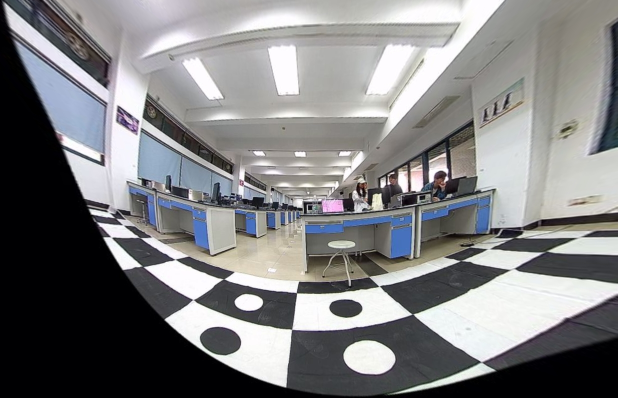
#> input picture images/front_left.jpg, 1235 x 796 px, given in place of ship.jpg, which was not available (shown at 1/2 size)
$ python run_get_weight_matrices.py
#> lines starting #> are read from the running program, lines starting #| are printed output that depends on the picture
### surround_view/param_settings.py
import os
import cv2


# 四路运行时名称
# 当前实时拼接流程仍然按四路工作：front / back / left / right
camera_names = ["front", "back", "left", "right"]

# 六路命名主要用于标定或扩展准备
# 当前仓库里可以看到 front_left / front_right 的预留配置
# 但 run_live_demo.py 这条主链路仍然是四路拼接
camera_names_6 = ["front", "front_left", "front_right", "left", "right", "back"]
all_camera_names = list(dict.fromkeys(camera_names + camera_names_6))

# --------------------------------------------------------------------
# 鸟瞰图相对于标定区域额外向外看的范围
# 单位按当前项目约定使用 cm
shift_w = 300
shift_h = 300

# 标定区域与目标本体之间的内侧间隔
inn_shift_w = 0
inn_shift_h = 0

# 标定区域尺寸
# 当前参数已经明显偏向你的项目场景，而不是原始仓库里的车辆尺寸
calibration_w = 450
calibration_h = 700

# 中间遮挡区域尺寸
# 这里命名成 boat，说明这份参数配置很可能已经被改造给船舶或平台类目标使用
boat_w = 210
boat_h = 400

# 最终鸟瞰图总宽高
total_w = calibration_w + 2 * shift_w
total_h = calibration_h + 2 * shift_h

# 中间主体占据区域的矩形边界
# 这块区域通常会被一张 top-view 图片覆盖
xl = shift_w + (calibration_w - boat_w) // 2 + inn_shift_w
xr = total_w - xl
yt = shift_h + (calibration_h - boat_h) // 2 + inn_shift_h
yb = total_h - yt
# --------------------------------------------------------------------

# 每一路相机投影后的输出大小
# front / back 的输出是横向区域
# left / right 的输出在经过 transpose 之前是纵向区域
project_shapes = {
    "front": (total_w, yt),
    "front_left": (total_w, yt),
    "front_right": (total_w, yt),
    "back":  (total_w, yt),
    "left":  (total_h, xl),
    "right": (total_h, xl)
}

# 手动标定投影矩阵时，四个目标点在鸟瞰图中的像素坐标
# 运行 run_get_projection_maps.py 时，需要按同样顺序点击原图上的四个对应点
project_keypoints = {
    "front": [(shift_w + 90, shift_h),
              (shift_w + 360, shift_h),
              (shift_w + 90, shift_h + 160),
              (shift_w + 360, shift_h + 160)],

    # 六路版本的初始模板点
    # 实际使用时应根据你的标定布和画面内容重新微调
    "front_left": [(shift_w + 20, shift_h + 20),
                   (shift_w + 250, shift_h + 20),
                   (shift_w + 80, shift_h + 220),
                   (shift_w + 320, shift_h + 220)],

    "front_right": [(shift_w + 200, shift_h + 20),
                    (shift_w + calibration_w - 20, shift_h + 20),
                    (shift_w + 130, shift_h + 220),
                    (shift_w + calibration_w - 80, shift_h + 220)],

    "back":  [(shift_w + 90, shift_h),
              (shift_w + 360, shift_h),
              (shift_w + 90, shift_h + 160),
              (shift_w + 360, shift_h + 160)],

    "left":  [(shift_h + 220, shift_w),
              (shift_h + 740, shift_w),
              (shift_h + 220, shift_w + 160),
              (shift_h + 740, shift_w + 160)],

    "right": [(shift_h + 140, shift_w),
              (shift_h + 660, shift_w),
              (shift_h + 140, shift_w + 160),
              (shift_h + 660, shift_w + 160)]
}

# 中间覆盖图（使用项目当前 ship 图标）
# 变量名沿用 car_image 仅为兼容现有调用代码
car_image_path = os.path.join(os.getcwd(), "images", "ship.jpg")
car_image = cv2.imread(car_image_path)
#> car_image is the input picture: shape (796, 1235, 3); mean B, G, R 128.3, 127.1, 127
if car_image is None:
    raise FileNotFoundError("Cannot find center overlay image: {}".format(car_image_path))
car_image = cv2.resize(car_image, (xr - xl, yb - yt))
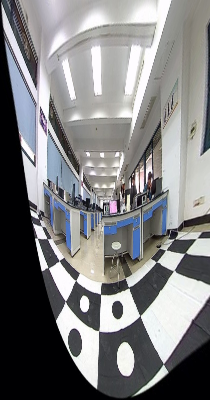
#> car_image: shape (400, 210, 3); mean B, G, R 128.2, 127.1, 126.9

### run_get_weight_matrices.py
import os
import numpy as np
import cv2
from PIL import Image
from surround_view import FisheyeCameraModel, display_image, BirdView
import surround_view.param_settings as settings


def resolve_image_file(base_dir, camera_name):
#> called with base_dir = 'images', camera_name = 'front'
    exts = (".png", ".jpg", ".jpeg")
    for ext in exts:
        image_file = os.path.join(base_dir, camera_name + ext)
        if os.path.isfile(image_file):
            return image_file
    tried = ", ".join([camera_name + ext for ext in exts])
    raise FileNotFoundError(
        "Cannot find image for camera '{}'. Tried: {}".format(camera_name, tried)
    )


def main():
    import argparse
    parser = argparse.ArgumentParser()
    parser.add_argument("--already_undistorted", action="store_true",
                        help="set true if input images are already undistorted")
    parser.add_argument("--no_preview", action="store_true",
                        help="save weights/masks without opening preview window")
    args = parser.parse_args()

    names = settings.camera_names

    # 读取多路相机对应的原始图像和 yaml 参数
    images_dir = os.path.join(os.getcwd(), "images")
    images = [resolve_image_file(images_dir, name) for name in names]
    yamls = [os.path.join(os.getcwd(), "yaml", name + ".yaml") for name in names]
    camera_models = [FisheyeCameraModel(camera_file, camera_name) for camera_file, camera_name in zip (yamls, names)]

    projected = []
    for image_file, camera in zip(images, camera_models):
        img = cv2.imread(image_file)

        # 每一路图像都经过：去畸变(可选) -> 投影 -> 翻转到统一朝向
        if not args.already_undistorted:
            img = camera.undistort(img)
        img = camera.project(img)
        img = camera.flip(img)
        projected.append(img)

    birdview = BirdView()

    # 计算拼接用的权重矩阵和重叠区域 mask
    Gmat, Mmat = birdview.get_weights_and_masks(projected)

    # 生成最终拼接效果，便于人工确认
    birdview.update_frames(projected)
    birdview.make_luminance_balance().stitch_all_parts()
    birdview.make_white_balance()
    birdview.copy_car_image()
    if args.no_preview:
        Image.fromarray((Gmat * 255).astype(np.uint8)).save("weights.png")
        Image.fromarray(Mmat.astype(np.uint8)).save("masks.png")
        return

    ret = display_image("BirdView Result", birdview.image)
    if ret > 0:
        # 保存后续实时拼接要用到的资源文件
        Image.fromarray((Gmat * 255).astype(np.uint8)).save("weights.png")
        Image.fromarray(Mmat.astype(np.uint8)).save("masks.png")


if __name__ == "__main__":
#> (the run stopped early here; a loop or call above may not have finished)

$ run again, on images/front_right.jpg
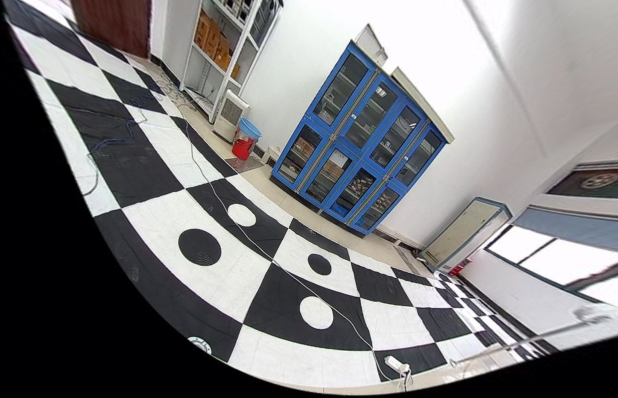
#> input picture images/front_right.jpg, 1235 x 795 px, given in place of ship.jpg, which was not available (shown at 1/2 size)
#> car_image is the input picture: shape (795, 1235, 3); mean B, G, R 125.9, 124.2, 124.5
#> `car_image = cv2.resize(car_image, (xr - xl, yb - yt))`:
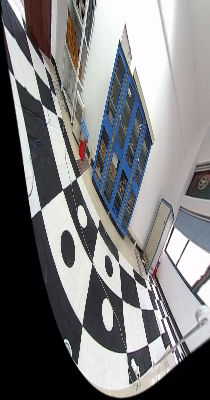
#> car_image: shape (400, 210, 3); mean B, G, R 125.8, 124.1, 124.4

$ run again, on images/left.jpg
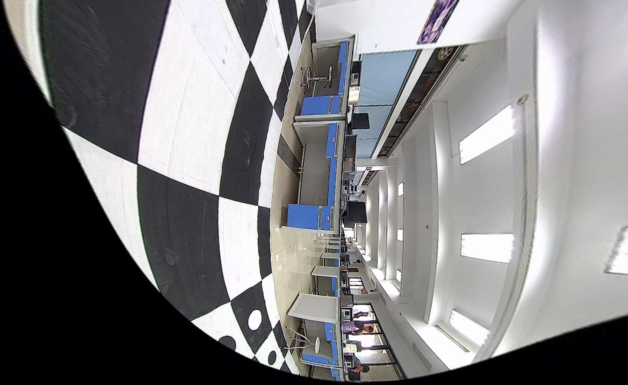
#> input picture images/left.jpg, 1255 x 769 px, given in place of ship.jpg, which was not available (shown at 1/2 size)
#> car_image is the input picture: shape (769, 1255, 3); mean B, G, R 125.7, 123.9, 124.2
#> `car_image = cv2.resize(car_image, (xr - xl, yb - yt))`:
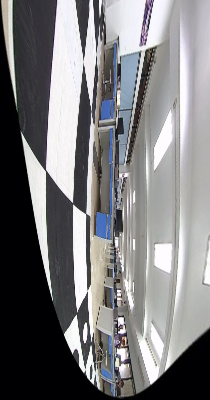
#> car_image: shape (400, 210, 3); mean B, G, R 125.6, 123.8, 124.2
